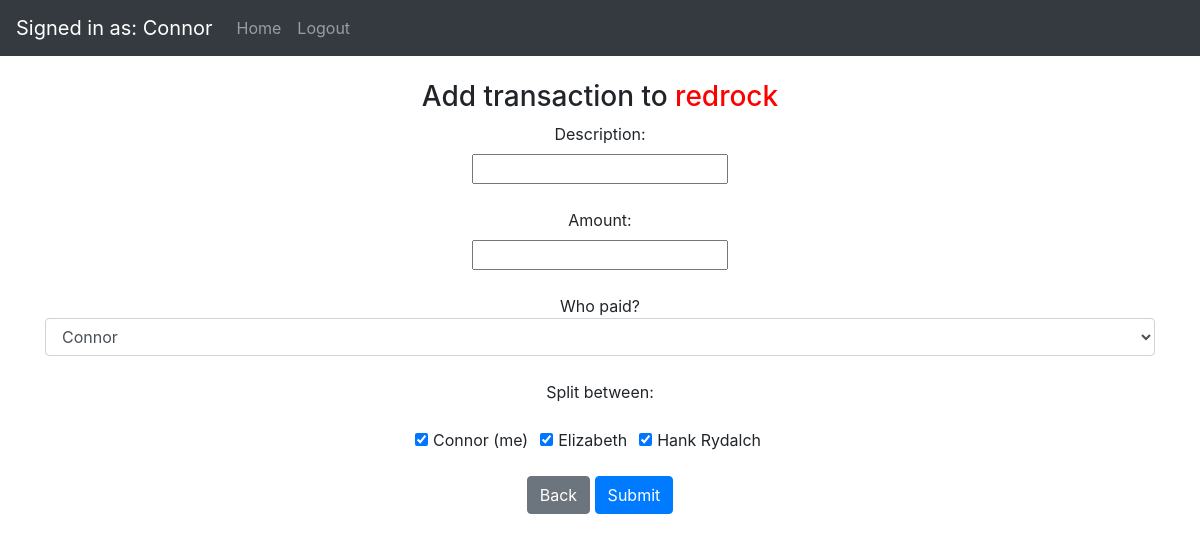
The page /add-transaction?groupID=1 (signed in) on the database as committed earlier.
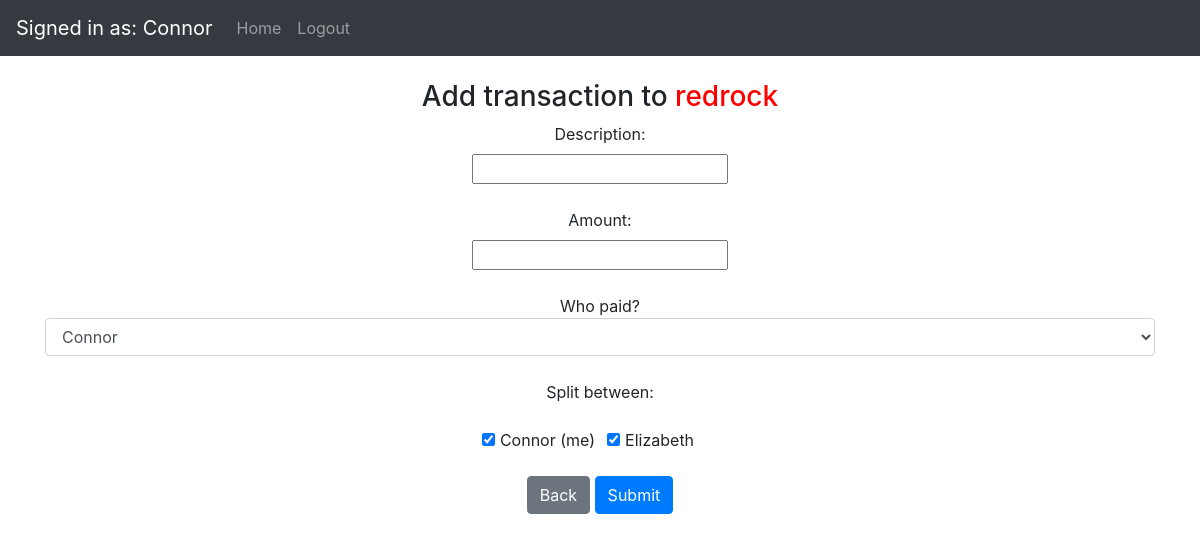
The same page on the database as committed later.
### website/models.py (models this page shows, shortened)
class User(db.Model, UserMixin):
    id = db.Column(db.Integer, primary_key=True)
    username = db.Column(db.String(200), nullable=False)
    email = db.Column(db.String(150), unique=True)
    password = db.Column(db.String(150))
    date_created = db.Column(db.DateTime(timezone=True), default=func.now())
    groups = db.relationship('Group', secondary=group_member, backref="members")
    transactions = db.relationship('Transaction', secondary=user_transaction, backref="members_included")

### website/views.py (the view, shortened to what this page needs)
@views.route('add-transaction', methods=["GET","POST"])
@login_required
def add_transaction():
    if request.method == "GET":
        group_id = request.args['groupID']
        group = Group.query.filter_by(id=group_id).first()
        return render_template('add_transaction.html', user=current_user, group=group)

### website/__init__.py (called while the page is built)
def create_app():
    app = Flask(__name__)
    app.config['SECRET_KEY'] = 'hjshjhdjah kjshkjdhjs'
    app.config['SQLALCHEMY_DATABASE_URI'] = 'sqlite:///marmo.db'
    db.init_app(app)
    from .views import views
    from .auth import auth
    app.register_blueprint(views, url_prefix='/')
    app.register_blueprint(auth, url_prefix='/')
    from .models import User
    create_database(app)
    login_manager = LoginManager()
    login_manager.login_view = 'auth.login'
    login_manager.init_app(app)
    login_manager.login_message = "You must be logged in to perform that action."
    @login_manager.user_loader
    def load_user(id):
        return User.query.get(int(id))
    return app

### website/templates/add_transaction.html (shortened to what this page needs)
{% extends "base.html" %} {% block title %}Home{% endblock %} {% block content %}
<br><h3 align="center">Add transaction to <span style="color: red;">{{ group.group_name }}</span></h3>
    <form method="post" action="http://127.0.0.1:5000/add-transaction" align="center">
        <label for="description">Description:</label><br>
        <input type="text" id="description" name="description"><br><br>
        <label for="amount">Amount:</label><br>
        <input type="number" id="amount" name="amount" step="0.01"><br><br>
        <span class="input-group-addon">Who paid?</span>
        <select name="payer_id" class="selectpicker form-control">
            {% for member in group.members %}
            <option value="{{ member.id }}">{{ member.username }}</option>
            {% endfor %}
        </select><br>
        <span class="input-group-addon">Split between:</span><br>
        <div class="form-check form-check-inline">
            {% for member in group.members %}
            <div class="form-check form-check-inline">
                <input class="form-check-input" type="checkbox" id="{{ member.id }}" value="{{ member.id }}" name="member_included" checked>
                <label class="form-check-label" for="{{ member.id }}">
                    {{ member.username }}{% if member.id == user.id %} (me){% endif %}
                </label>
            </div><br><br><br>
            {% endfor %}
        </div>
        <br><a class="btn btn-secondary" href="mygroup?groupID={{ group.id }}" role="button">Back</a>
        <button type="submit" class="btn btn-primary">Submit</button>
    </form><br>
{% endblock %}

### website/templates/base.html (shortened to what this page needs)
<!DOCTYPE html>
<html>
  <head>
    <link
      rel="stylesheet"
      href="https://stackpath.bootstrapcdn.com/bootstrap/4.4.1/css/bootstrap.min.css"
    />
    <link
      rel="stylesheet"
      href="https://stackpath.bootstrapcdn.com/font-awesome/4.7.0/css/font-awesome.min.css"
    />
  </head>
  <body>
    <nav class="navbar navbar-expand-lg navbar-dark bg-dark">
      {% if user.is_authenticated %}
      <a class="navbar-brand" href="/account">Signed in as: {{ user.username }}</a>
      {% endif %}
      <div class="collapse navbar-collapse" id="navbar">
        <div class="navbar-nav">
          {% if user.is_authenticated %}
          <a class="nav-item nav-link" id="home" href="/">Home</a>
          <a class="nav-item nav-link" id="logout" href="/logout">Logout</a>
          {% else %}
          <a class="nav-item nav-link" id="login" href="/login">Login</a>
          <a class="nav-item nav-link" id="signUp" href="/sign-up">Sign Up</a>
          {% endif %}
        </div>
      </div>
    </nav>
    <div class="container">{% block content %} {% endblock %}</div>
  </body>
</html>

Rows that differ between the two databases and show on the page:
removed User: username "Hank Rydalch"
